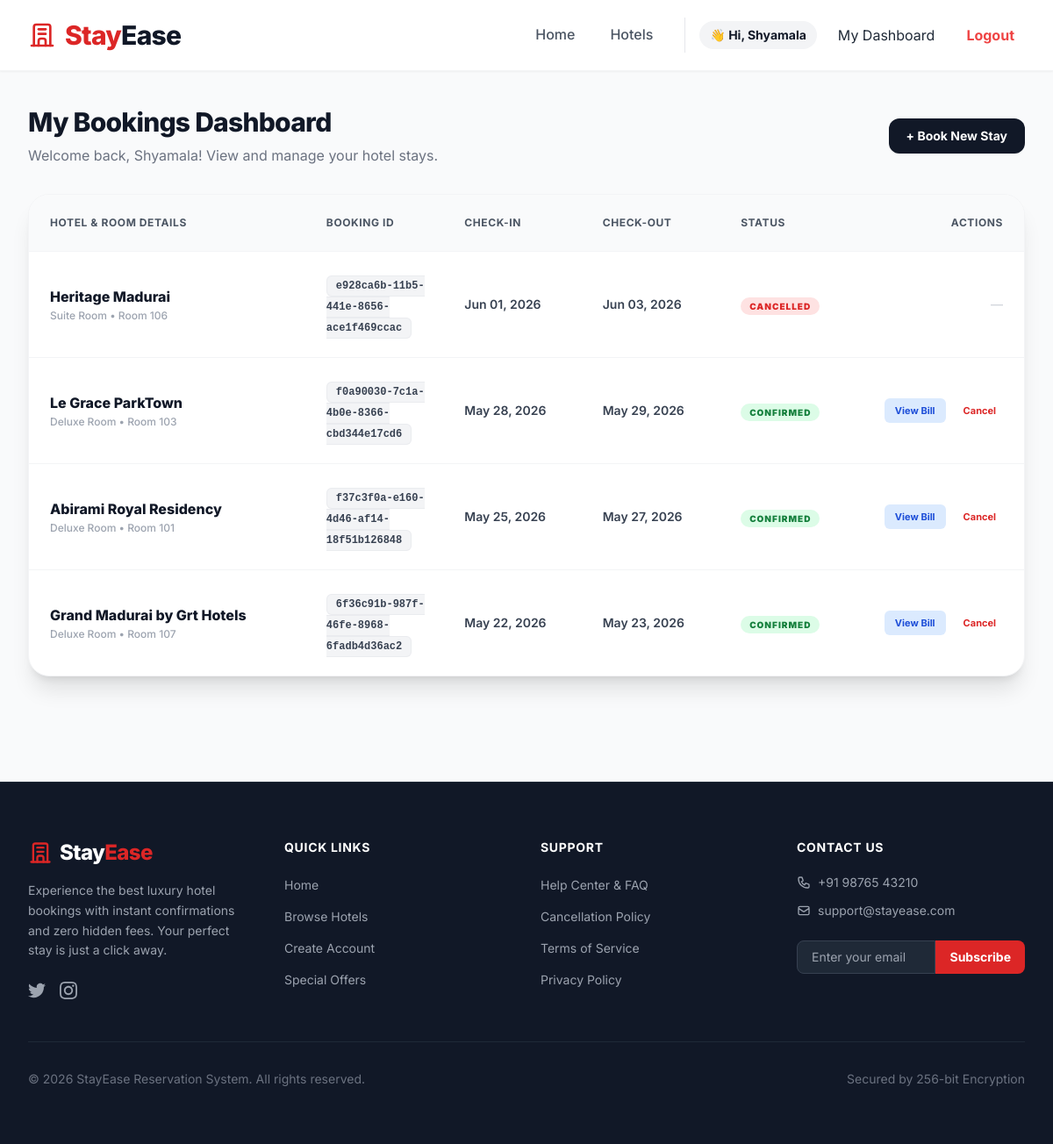
Page /bookings/dashboard/ (signed in) on the committed database.
### apps/bookings/models.py (models this page shows, shortened)
class Booking(models.Model):
    STATUS_CHOICES = (
        ('PENDING', 'Pending'),
        ('CONFIRMED', 'Confirmed'),
        ('CANCELLED', 'Cancelled'),
        ('COMPLETED', 'Completed'),
    )
    booking_id = models.UUIDField(default=uuid.uuid4, editable=False, unique=True)
    user = models.ForeignKey(User, on_delete=models.CASCADE, related_name='bookings')
    room = models.ForeignKey(Room, on_delete=models.PROTECT)
    check_in = models.DateField()
    check_out = models.DateField()
    guests = models.IntegerField(default=1)
    total_amount = models.DecimalField(max_digits=12, decimal_places=2)
    status = models.CharField(max_length=20, choices=STATUS_CHOICES, default='PENDING')
    created_at = models.DateTimeField(auto_now_add=True)

### apps/hotels/models.py (models this page shows, shortened)
class Room(models.Model):
    category = models.ForeignKey(RoomCategory, on_delete=models.CASCADE, related_name='rooms')
    room_number = models.CharField(max_length=10)
    is_available = models.BooleanField(default=True)

class RoomCategory(models.Model):
    hotel = models.ForeignKey(Hotel, on_delete=models.CASCADE, related_name='categories')
    type_name = models.CharField(max_length=100) # e.g., Deluxe Suite, Standard AC
    price_per_night = models.DecimalField(max_digits=12, decimal_places=2)
    capacity = models.IntegerField(default=2)
    image = models.ImageField(upload_to='rooms/', null=True, blank=True)

class Hotel(models.Model):
    name = models.CharField(max_length=200)
    location = models.CharField(max_length=200)
    description = models.TextField()
    image = models.ImageField(upload_to='hotels/')
    star_rating = models.IntegerField(default=3, validators=[MinValueValidator(1), MaxValueValidator(5)])
    has_ac = models.BooleanField(default=True, verbose_name="AC Available")
    has_breakfast = models.BooleanField(default=False, verbose_name="Free Breakfast")
    has_pool = models.BooleanField(default=False, verbose_name="Swimming Pool")
    has_parking = models.BooleanField(default=True, verbose_name="Free Parking")
    is_popular = models.BooleanField(default=False, verbose_name="Trending/Popular Stay")
    created_at = models.DateTimeField(auto_now_add=True)

### apps/bookings/views.py (the view)
# urls.py: path('dashboard/', UserDashboardView.as_view(), name='user_dashboard'),
class UserDashboardView(LoginRequiredMixin, View):
    login_url = 'login' # User login aagama vantha, intha url-ku redirect aagidum
    def get(self, request):
        user_bookings = Booking.objects.filter(user=request.user).order_by('-created_at')
        context = {
            'bookings': user_bookings
        }
        return render(request, 'bookings/dashboard.html', context)

### templates/bookings/dashboard.html (shortened to what this page needs)
{% extends 'base.html' %}
{% block content %}
<div class="max-w-7xl mx-auto px-4 sm:px-6 lg:px-8 py-10">
    <div class="mb-8 flex justify-between items-center">
        <div>
            <h1 class="text-3xl font-extrabold text-gray-900 tracking-tight">My Bookings Dashboard</h1>
            <p class="text-gray-500 mt-2">Welcome back, {{ user.username }}! View and manage your hotel stays.</p>
        </div>
        <a href="{% url 'hotel_list' %}" class="bg-gray-900 text-white px-5 py-2.5 rounded-xl font-bold hover:bg-gray-800 transition text-sm shadow-sm">
            + Book New Stay
        </a>
    </div>
    <div class="bg-white rounded-3xl shadow-xl overflow-hidden border border-gray-100">
        <div class="grid grid-cols-7 gap-4 bg-gray-50 p-6 border-b border-gray-100 font-bold text-gray-600 text-xs uppercase tracking-wider">
            <div class="col-span-2">Hotel & Room Details</div>
            <div>Booking ID</div>
            <div>Check-In</div>
            <div>Check-Out</div>
            <div>Status</div>
            <div class="text-right">Actions</div>
        </div>
        <div class="divide-y divide-gray-100">
            {% for booking in bookings %}
                <div class="grid grid-cols-7 gap-4 p-6 items-center hover:bg-gray-50/80 transition">
                    <div class="col-span-2">
                        <p class="font-extrabold text-gray-900 text-base">{{ booking.room.category.hotel.name }}</p>
                        <p class="text-xs text-gray-400 mt-0.5 font-medium">{{ booking.room.category.type_name }} &bull; Room {{ booking.room.room_number }}</p>
                    </div>
                    <div>
                        <span class="font-mono text-xs bg-gray-100 px-2.5 py-1 rounded-md text-gray-700 border border-gray-200/60 font-semibold">{{ booking.booking_id }}</span>
                    </div>
                    <div class="text-sm font-semibold text-gray-700">{{ booking.check_in|date:"M d, Y" }}</div>
                    <div class="text-sm font-semibold text-gray-700">{{ booking.check_out|date:"M d, Y" }}</div>
                    <div>
                        {% if booking.status == 'CONFIRMED' %}
                            <span class="bg-green-100 text-green-700 text-[10px] font-black px-2.5 py-1 rounded-full uppercase tracking-widest">Confirmed</span>
                        {% elif booking.status == 'CANCELLED' %}
                            <span class="bg-red-100 text-red-600 text-[10px] font-black px-2.5 py-1 rounded-full uppercase tracking-widest">Cancelled</span>
                        {% else %}
                            <span class="bg-yellow-100 text-yellow-700 text-[10px] font-black px-2.5 py-1 rounded-full uppercase tracking-widest">{{ booking.status }}</span>
                        {% endif %}
                    </div>
                    <div class="text-right flex justify-end items-center gap-3">
    {% if booking.status == 'CONFIRMED' %}
        <a href="{% url 'view_bill' booking.id %}" class="text-[11px] font-bold text-blue-700 bg-blue-100 hover:bg-blue-200 px-3 py-1.5 rounded-md transition no-underline">
            View Bill
        </a>
        <form method="POST" action="{% url 'cancel_booking' booking.id %}" onsubmit="return confirm('Are you sure you want to cancel this hotel reservation?');" class="inline m-0">
            <button type="submit" class="text-[11px] font-bold text-red-600 hover:text-red-800 hover:bg-red-50 px-2 py-1.5 rounded-md transition bg-transparent border-0 cursor-pointer">
                Cancel
            </button>
        </form>
    {% else %}
        <span class="text-gray-300 text-sm font-medium">—</span>
    {% endif %}
</div>
                </div>
            {% endfor %}
        </div>
    </div>
</div>
{% endblock %}

### templates/base.html (shortened to what this page needs)
<!DOCTYPE html>
<html lang="en">
<head>
    <script src="https://cdn.tailwindcss.com"></script>
</head>
<body class="bg-gray-50 text-gray-800 flex flex-col min-h-screen">
    <nav class="bg-white/95 backdrop-blur-md shadow-sm border-b border-gray-100 sticky top-0 z-50">
        <div class="max-w-7xl mx-auto px-4 sm:px-6 lg:px-8">
            <div class="flex justify-between h-20 items-center">
                <a href="/" class="flex items-center group transition-transform hover:scale-105">
                    <span class="text-3xl font-extrabold text-primary tracking-tight">Stay<span class="text-gray-900">Ease</span></span>
                </a>
                <div class="hidden md:flex items-center space-x-8">
                    <a href="{% url 'hotel_list' %}" class="{% if request.path == '/' %}text-primary border-b-2 border-primary font-bold{% else %}text-gray-600 hover:text-primary font-medium border-b-2 border-transparent hover:border-primary{% endif %} px-1 py-2 transition-all duration-300">
                        Home
                    </a>
                    <a href="{% url 'explore_hotels' %}" class="{% if '/hotels/' in request.path %}text-primary border-b-2 border-primary font-bold{% else %}text-gray-600 hover:text-primary font-medium border-b-2 border-transparent hover:border-primary{% endif %} px-1 py-2 transition-all duration-300">
                        Hotels
                    </a>
                    <div class="pl-4 border-l border-gray-200 flex items-center space-x-6">
                        {% if user.is_authenticated %}
                            <span class="text-gray-900 font-bold bg-gray-100 px-3 py-1.5 rounded-full text-sm">
                                👋 Hi, {{ user.username }}
                            </span>
                            {% if user.is_authenticated %}
    {% if user.is_superuser %}
        <a href="{% url 'custom_admin_dashboard' %}" class="...">My Dashboard</a>
    {% else %}
        <a href="{% url 'user_dashboard' %}" class="...">My Dashboard</a>
    {% endif %}
{% endif %}
                            <a href="{% url 'logout' %}" class="text-red-500 font-bold hover:bg-red-50 px-3 py-2 rounded-lg transition-colors">
                                Logout
                            </a>
                        {% else %}
                            <a href="{% url 'login' %}" class="bg-primary text-white px-6 py-2.5 rounded-xl font-bold hover:bg-red-700 transition shadow-lg shadow-red-600/30">
                                Login / Register
                            </a>
                        {% endif %}
                    </div>
                </div>
            </div>
            </div>
    </nav>
    <main class="flex-grow">
        {% block content %}
        {% endblock %}
    </main>
    <footer class="bg-gray-900 text-gray-300 mt-20 border-t border-gray-800">
        <div class="max-w-7xl mx-auto px-4 sm:px-6 lg:px-8 py-16">
            <div class="grid grid-cols-1 md:grid-cols-4 gap-12 md:gap-8">
                <div class="col-span-1 md:col-span-1">
                    <a href="/" class="flex items-center text-2xl font-extrabold text-white tracking-tight mb-4">
                        Stay<span class="text-primary">Ease</span>
                    </a>
                    <p class="text-sm text-gray-400 leading-relaxed mb-6">
                        Experience the best luxury hotel bookings with instant confirmations and zero hidden fees. Your perfect stay is just a click away.
                    </p>
                    <div class="flex space-x-4">
                        <a href="#" class="text-gray-400 hover:text-white transition"></a>
                        <a href="#" class="text-gray-400 hover:text-white transition"></a>
                    </div>
                </div>
                <div>
                    <h4 class="text-white font-bold mb-5 uppercase tracking-wider text-sm">Quick Links</h4>
                    <ul class="space-y-3">
                        <li><a href="/" class="text-gray-400 hover:text-primary transition-colors text-sm">Home</a></li>
                        <li><a href="/hotels/" class="text-gray-400 hover:text-primary transition-colors text-sm">Browse Hotels</a></li>
                        <li><a href="{% url 'register' %}" class="text-gray-400 hover:text-primary transition-colors text-sm">Create Account</a></li>
                        <li><a href="#" class="text-gray-400 hover:text-primary transition-colors text-sm">Special Offers</a></li>
                    </ul>
                </div>
                <div>
                    <h4 class="text-white font-bold mb-5 uppercase tracking-wider text-sm">Support</h4>
                    <ul class="space-y-3">
                        <li><a href="#" class="text-gray-400 hover:text-primary transition-colors text-sm">Help Center & FAQ</a></li>
                        <li><a href="#" class="text-gray-400 hover:text-primary transition-colors text-sm">Cancellation Policy</a></li>
                        <li><a href="#" class="text-gray-400 hover:text-primary transition-colors text-sm">Terms of Service</a></li>
                        <li><a href="#" class="text-gray-400 hover:text-primary transition-colors text-sm">Privacy Policy</a></li>
                    </ul>
                </div>
                <div>
                    <h4 class="text-white font-bold mb-5 uppercase tracking-wider text-sm">Contact Us</h4>
                    <ul class="space-y-3 text-sm text-gray-400 mb-6">
                        <li class="flex items-center"> +91 98765 43210</li>
                        <li class="flex items-center"><svg class="w-4 h-4 mr-2" fill="none" stroke="currentColor" viewBox="0 0 24 24"><path stroke-linecap="round" stroke-linejoin="round" stroke-width="2" d="M3 8l7.89 5.26a2 2 0 002.22 0L21 8M5 19h14a2 2 0 002-2V7a2 2 0 00-2-2H5a2 2 0 00-2 2v10a2 2 0 002 2z"></path></svg> support@stayease.com</li>
                    </ul>
                    <div class="flex">
                        <input type="email" placeholder="Enter your email" class="bg-gray-800 text-white border border-gray-700 px-4 py-2 rounded-l-lg focus:outline-none focus:border-primary w-full text-sm">
                        <button class="bg-primary text-white px-4 py-2 rounded-r-lg hover:bg-red-700 transition text-sm font-bold">Subscribe</button>
                    </div>
                </div>
            </div>
            <div class="border-t border-gray-800 mt-12 pt-8 flex flex-col md:flex-row justify-between items-center">
                <p class="text-sm text-gray-500">
                    &copy; {% now "Y" %} StayEase Reservation System. All rights reserved.
                </p>
                <div class="flex space-x-4 mt-4 md:mt-0 text-sm text-gray-500">
                    <span>Secured by 256-bit Encryption</span>
                </div>
            </div>
        </div>
    </footer>
</body>
</html>

### templates/base.html (style rules this page uses)
body { font-family: 'Inter', sans-serif; }

### rows in the picture
Booking: room.category.hotel.name "Heritage Madurai", room.category.type_name "Suite Room", room.room_number "106", booking_id "e928ca6b-11b5-441e-8656-ace1f469ccac", check_in "Jun 01, 2026", check_out "Jun 03, 2026", status "CANCELLED"
Booking: room.category.hotel.name "Le Grace ParkTown", room.category.type_name "Deluxe Room", room.room_number "103", booking_id "f0a90030-7c1a-4b0e-8366-cbd344e17cd6", check_in "May 28, 2026", check_out "May 29, 2026", status "CONFIRMED"
Booking: room.category.hotel.name "Abirami Royal Residency", room.category.type_name "Deluxe Room", room.room_number "101", booking_id "f37c3f0a-e160-4d46-af14-18f51b126848", check_in "May 25, 2026", check_out "May 27, 2026", status "CONFIRMED"
Booking: room.category.hotel.name "Grand Madurai by Grt Hotels", room.category.type_name "Deluxe Room", room.room_number "107", booking_id "6f36c91b-987f-46fe-8968-6fadb4d36ac2", check_in "May 22, 2026", check_out "May 23, 2026", status "CONFIRMED"

### other values in the picture
{{ user.username }} "Shyamala"
